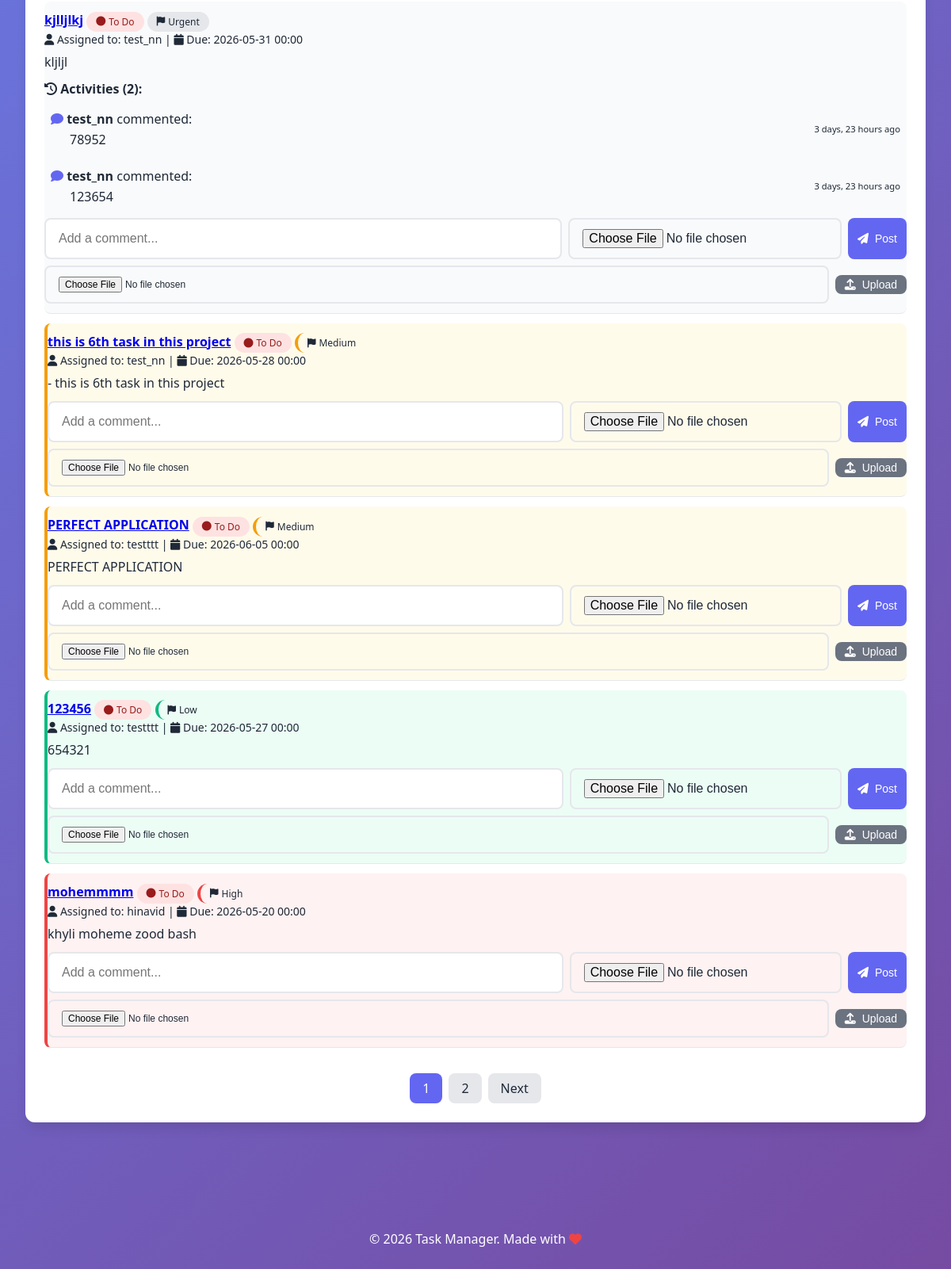
The page /projects/1/ (signed in, lower part) on the database as committed earlier.
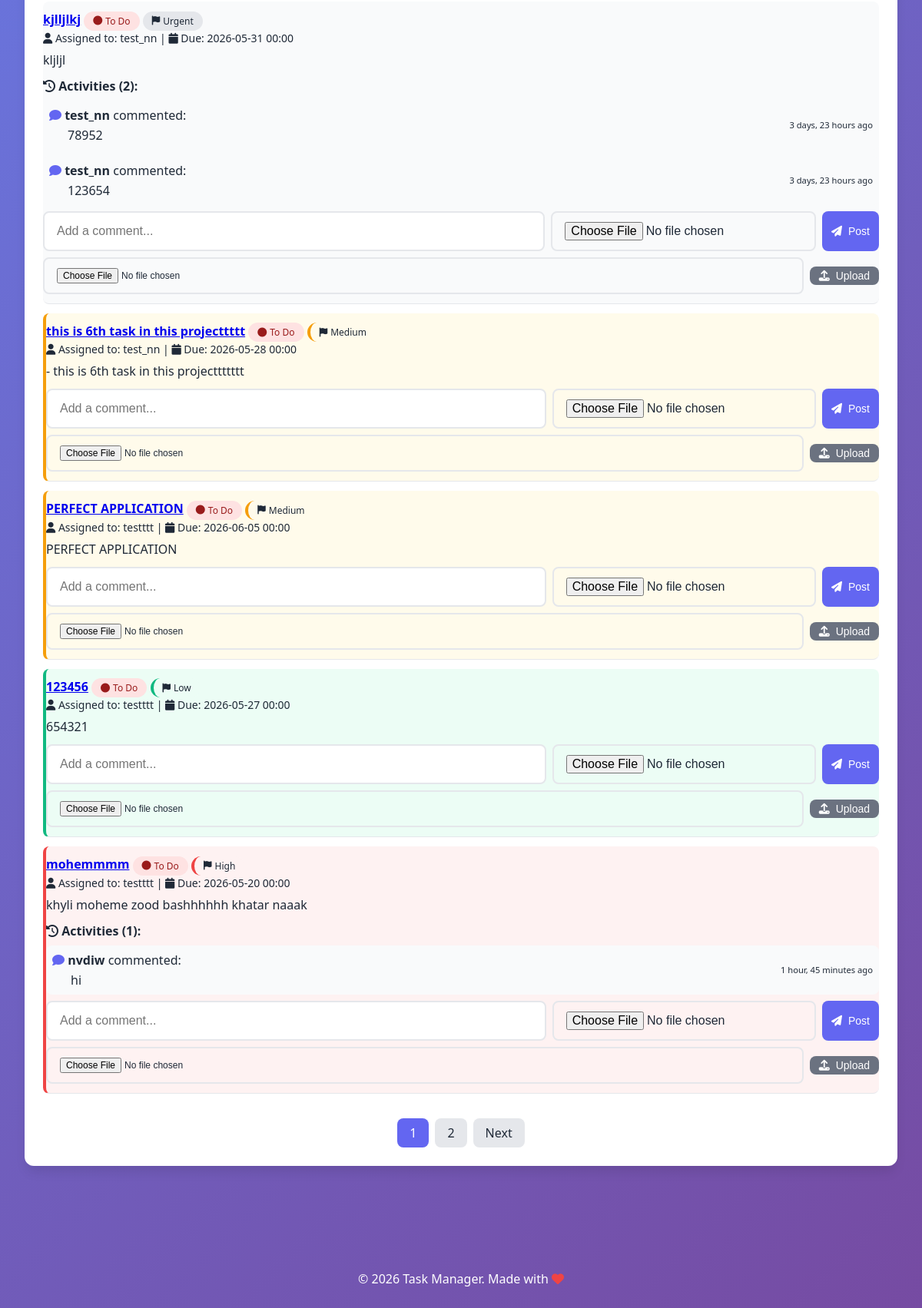
The same page on the database as committed later.
### tasks/models.py (models this page shows, shortened)
class Task(models.Model):
    class Status(models.TextChoices):
        TODO = 'TODO', 'To Do'
        IN_PROGRESS = 'IN_PROGRESS', 'In Progress'
        DONE = 'DONE', 'Done'
    class Priority(models.TextChoices):
        LOW = 'LOW', 'Low'
        MEDIUM = 'MEDIUM', 'Medium'
        HIGH = 'HIGH', 'High'
        URGENT = 'URGENT', 'Urgent'
    title = models.CharField(max_length=200, verbose_name="Task Title")
    description = models.TextField(verbose_name="Description", blank=True)
    project = models.ForeignKey(
        Project,
        on_delete=models.CASCADE,
        related_name='tasks',
        verbose_name="Related Project"
    )
    assigned_to = models.ForeignKey(
        User,
        on_delete=models.SET_NULL,
        null=True,
        blank=True,
        related_name='assigned_tasks',
        verbose_name="Assigned To"
    )
    created_by = models.ForeignKey(
        User,
        on_delete=models.CASCADE,
        related_name='created_tasks',
        verbose_name="Created By"
    )
    status = models.CharField(
        max_length=20,
        choices=Status.choices,
        default=Status.TODO,
        verbose_name="Status"
    )
    priority = models.CharField(
        max_length=20,
        choices=Priority.choices,
        default=Priority.MEDIUM,
        verbose_name="Priority"
    )
    deadline = models.DateTimeField(
        null=True,
        blank=True,
        verbose_name="Deadline"
    )
    created_at = models.DateTimeField(auto_now_add=True, verbose_name="Created At")
    updated_at = models.DateTimeField(auto_now=True, verbose_name="Last Updated")
    class Meta:
        verbose_name = "Task"
        verbose_name_plural = "Tasks"
        ordering = ['-priority', 'deadline']
    def get_activities(self):
        activities = []
        for comment in self.comments.all():
            activities.append({
                'type': 'comment',
                'date': comment.created_at,
                'data': comment,
                'author': comment.author,
                'text': comment.text
            })
        if hasattr(self, 'attachments'):
            for attachment in self.attachments.all():
                activities.append({
                    'type': 'attachment',
                    'date': attachment.uploaded_at,
                    'data': attachment,
                    'author': attachment.uploaded_by,
                    'filename': attachment.filename,
                    'file_url': attachment.file.url,
                    'file_size': attachment.file_size
                })
        activities.sort(key=lambda x: x['date'], reverse=True)
        return activities

class Comment(models.Model):
    task = models.ForeignKey(
        Task,
        on_delete=models.CASCADE,
        related_name='comments',
        verbose_name="Task"
    )
    author = models.ForeignKey(
        User,
        on_delete=models.CASCADE,
        related_name='comments',
        verbose_name="Author"
    )
    text = models.TextField(verbose_name="Comment Text")
    image = models.ImageField(upload_to='comment_images/%Y/%m/%d/', null=True, blank=True, verbose_name="Image")
    created_at = models.DateTimeField(auto_now_add=True, verbose_name="Created At")
    class Meta:
        verbose_name = "Comment"
        verbose_name_plural = "Comments"
        ordering = ['created_at']

### tasks/views.py (the view)
# urls.py: path('projects/<int:pk>/', views.project_detail, name='project_detail'),
@login_required
def project_detail(request, pk):
    project = get_object_or_404(Project, pk=pk)
    if request.user not in project.members.all() and request.user != project.created_by:
        messages.error(request, 'You do not have access to this project.')
        return redirect('tasks:project_list')
    status_filter = request.GET.get('status', '')
    priority_filter = request.GET.get('priority', '')
    assigned_filter = request.GET.get('assigned', '')
    deadline_from = request.GET.get('deadline_from', '')
    deadline_to = request.GET.get('deadline_to', '')
    assigned_username = ''
    if assigned_filter and assigned_filter != 'all' and assigned_filter != 'unassigned':
        try:
            assigned_user = User.objects.get(id=assigned_filter)
            assigned_username = assigned_user.username
        except User.DoesNotExist:
            assigned_username = ''
    tasks_list = project.tasks.all()
    if status_filter:
        tasks_list = tasks_list.filter(status=status_filter)
    if priority_filter:
        tasks_list = tasks_list.filter(priority=priority_filter)
    if assigned_filter and assigned_filter != 'all':
        if assigned_filter == 'unassigned':
            tasks_list = tasks_list.filter(assigned_to__isnull=True)
        else:
            tasks_list = tasks_list.filter(assigned_to__id=assigned_filter)
    if deadline_from:
        tasks_list = tasks_list.filter(deadline__gte=deadline_from)
    if deadline_to:
        tasks_list = tasks_list.filter(deadline__lte=deadline_to)
    for task in tasks_list:
        task.activities = task.get_activities()
    paginator = Paginator(tasks_list, 5)
    page_number = request.GET.get('page')
    tasks = paginator.get_page(page_number)
    users = project.members.all()
    context = {
        'project': project,
        'tasks': tasks,
        'users': users,
        'status_filter': status_filter,
        'priority_filter': priority_filter,
        'assigned_filter': assigned_filter,
        'assigned_username': assigned_username,
        'deadline_from': deadline_from,
        'deadline_to': deadline_to,
    }
    return render(request, 'tasks/project_detail.html', context)

### templates/tasks/project_detail.html (shortened to what the changed rows need)
{% extends 'base.html' %}
{% block content %}
<div class="card">
    <div class="card-body">
        {% if tasks %}
            {% for task in tasks %}
                <div class="task-item priority-{{ task.priority|lower }}">
                    <div style="flex: 1;">
                        <div>
                            <strong>
                                <a href="{% url 'tasks:task_edit' task.pk %}">{{ task.title }}</a>
                            </strong>
                            {% if user == task.assigned_to or user == project.created_by %}
                                <form method="post" action="{% url 'tasks:task_toggle_status' task.pk %}" style="display: inline-block; margin-left: 0.5rem;">
                                    {% csrf_token %}
                                    <select name="status" class="form-select-sm" onchange="this.form.submit()">
                                        <option value="TODO" {% if task.status == 'TODO' %}selected{% endif %}>📋 TODO</option>
                                        <option value="IN_PROGRESS" {% if task.status == 'IN_PROGRESS' %}selected{% endif %}>⚙️ In Progress</option>
                                        <option value="DONE" {% if task.status == 'DONE' %}selected{% endif %}>✅ Done</option>
                                    </select>
                                </form>
                            {% else %}
                                <span class="status-badge status-{{ task.status|lower }}">
                                    <i class="fas fa-{% if task.status == 'TODO' %}circle{% elif task.status == 'IN_PROGRESS' %}spinner{% else %}check-circle{% endif %}"></i>
                                    {{ task.get_status_display }}
                                </span>
                            {% endif %}
                            <span class="badge priority-{{ task.priority|lower }}">
                                <i class="fas fa-flag"></i> {{ task.get_priority_display }}
                            </span>
                        </div>
                        <div class="text-muted" style="font-size: 0.875rem;">
                            <i class="fas fa-user"></i> Assigned to: {{ task.assigned_to.username|default:"Unassigned" }}
                            {% if task.deadline %}
                                | <i class="fas fa-calendar"></i> Due: {{ task.deadline|date:"Y-m-d H:i" }}
                            {% endif %}
                        </div>
                        {% if task.description %}
                            <div class="text-muted" style="margin-top: 0.5rem;">{{ task.description|truncatewords:15 }}</div>
                        {% endif %}
                        <div style="margin-top: 0.75rem;">
                            {% with activities=task.get_activities %}
                                {% if activities %}
                                    <div class="activities-list" style="margin-bottom: 0.5rem;">
                                        <strong><i class="fas fa-history"></i> Activities ({{ activities|length }}):</strong>
                                        <div style="margin-top: 0.5rem;">
                                            {% for activity in activities %}
                                                <div class="activity-item" style="background: var(--light); padding: 0.5rem; border-radius: 8px; margin-bottom: 0.5rem;">
                                                    <div style="display: flex; justify-content: space-between; align-items: center;">
                                                        <div>
                                                                {% if activity.type == 'comment' %}
                                                                <i class="fas fa-comment" style="color: #6366f1;"></i>
                                                                <strong>{{ activity.author.username }}</strong>
                                                                <span class="text-muted">commented:</span>
                                                                <p style="margin: 0.25rem 0 0 1.5rem;">{{ activity.text }}</p>
                                                            {% endif %}
                                                        </div>
                                                        <div class="text-muted" style="font-size: 0.7rem;">
                                                            {{ activity.date|timesince }} ago
                                                        </div>
                                                    </div>
                                                </div>
                                            {% endfor %}
                                        </div>
                                    </div>
                                {% endif %}
                            {% endwith %}
                            <form method="post" action="{% url 'tasks:comment_add' task.pk %}" enctype="multipart/form-data" style="margin-top: 0.5rem;">
                                <div style="display: flex; gap: 0.5rem; flex-wrap: wrap;">
                                    <input type="text" name="text" class="form-control" placeholder="Add a comment..." style="flex: 2; min-width: 150px;">
                                    <input type="file" name="image" class="form-control" accept="image/*" style="flex: 1; min-width: 120px;">
                                    <button type="submit" class="btn btn-primary btn-sm">
                                        <i class="fas fa-paper-plane"></i> Post
                                    </button>
                                </div>
                            </form>
                            <form method="post" action="{% url 'tasks:upload_attachment' task.pk %}" enctype="multipart/form-data" style="margin-top: 0.5rem; display: flex; gap: 0.5rem; align-items: center;">
                                <input type="file" name="file" class="form-control" style="flex: 1; font-size: 0.75rem;">
                                <button type="submit" class="btn btn-secondary btn-sm">
                                    <i class="fas fa-upload"></i> Upload
                                </button>
                            </form>
                        </div>
                    </div>
                </div>
            {% endfor %}
            {% if tasks.has_other_pages %}
            <div class="pagination-container" style="margin-top: 2rem; text-align: center;">
                <div class="pagination" style="display: inline-flex; gap: 0.5rem; list-style: none; padding: 0;">
                    {% for num in tasks.paginator.page_range %}
                        {% if tasks.number == num %}
                            <span class="btn btn-secondary" style="padding: 0.5rem 1rem; background: var(--primary); color: white;">{{ num }}</span>
                        {% elif num > tasks.number|add:'-3' and num < tasks.number|add:'3' %}
                            <a href="?page={{ num }}" class="btn btn-primary" style="padding: 0.5rem 1rem;">{{ num }}</a>
                        {% endif %}
                    {% endfor %}
                    {% if tasks.has_next %}
                        <a href="?page={{ tasks.next_page_number }}" class="btn btn-primary" style="padding: 0.5rem 1rem;">
                            Next
                        </a>
                    {% endif %}
                </div>
            </div>
            {% endif %}
        {% else %}
            <div class="text-center" style="padding: 2rem;">
                <i class="fas fa-check-circle" style="font-size: 3rem; color: var(--gray);"></i>
                <p>No tasks yet. Click "Add New Task" to get started!</p>
            </div>
        {% endif %}
    </div>
</div>
{% endblock %}

Rows that differ between the two databases and show on the page:
changed Task: title "this is 6th task in this project" → "this is 6th task in this projecttttt"; description "- this is 6th task in this project" → "- this is 6th task in this projecttttttt"
changed Task "mohemmmm": assigned_to.username "hinavid" → "testttt"; description "khyli moheme zood bash" → "khyli moheme zood bashhhhhh khatar naaak"; get_activities|length (not shown) → "1"
added Comment: author.username "nvdiw", text "hi", date "1 hour, 45 minutes", shown under Task "mohemmmm"
